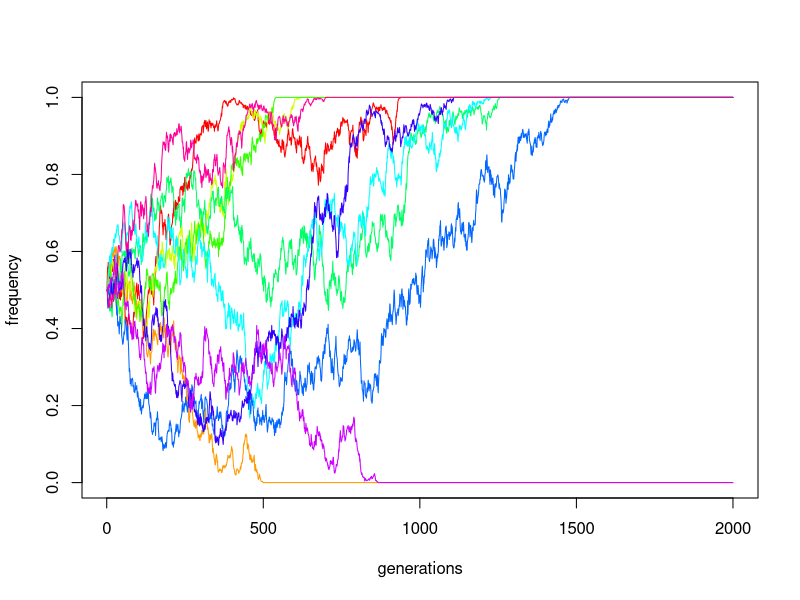
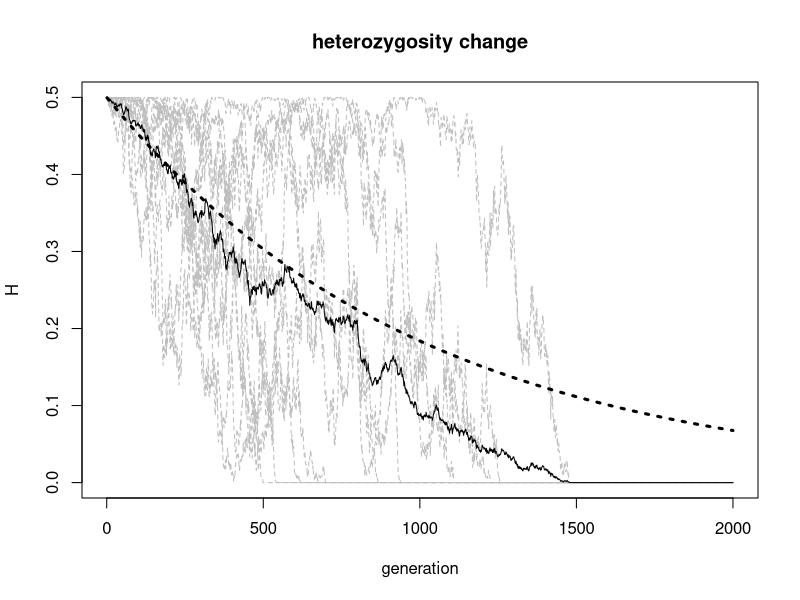
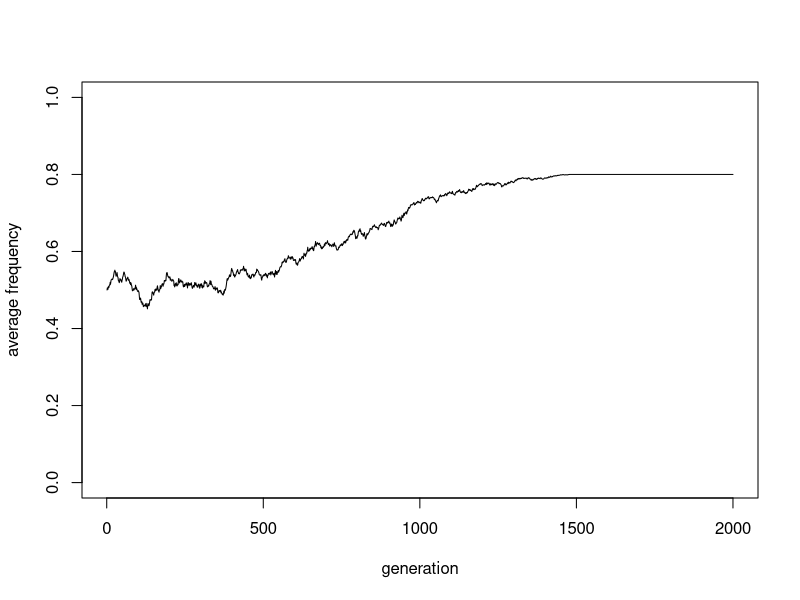
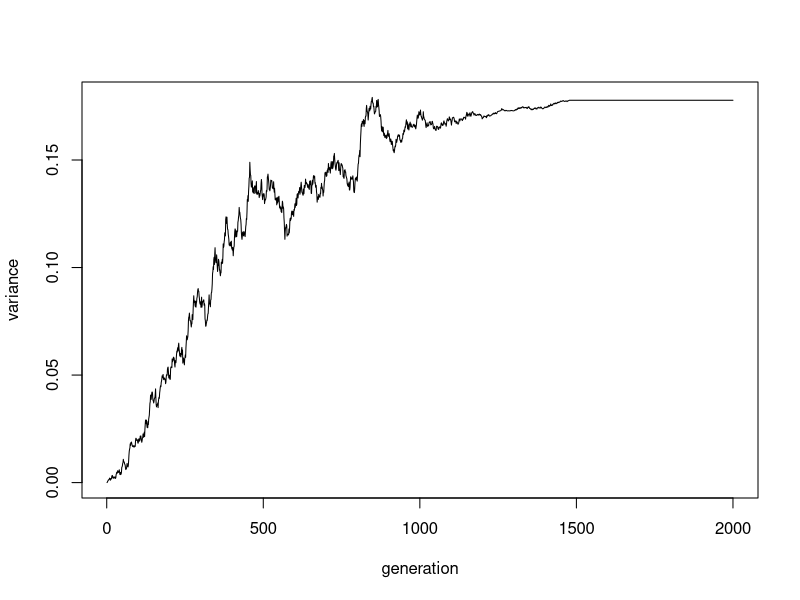

Here is the R script that generated these plots, in order:
# ---------------------------------------------------------------------------- #
# Parameters:
# Pop size
N <- 1000

# Number of generations
ngens <- 2000

# Number of populations
npops <- 10

# ---------------------------------------------------------------------------- #

# Create a matrix to store results.
# Each row will be a generation and each column, a population.

# Allele frequencies:
P <- matrix(nrow = ngens, ncol = npops) 

# ---------------------------------------------------------------------------- #

# for each population (N = 10)
for(i in 1:npops) {
  
  pop <- rep(0:1, each = N/2)
  P[1, i] <- mean(pop == 0)
  
  for(j in 2:ngens) {
    pop <- sample(pop, replace = TRUE)
    P[j, i] <- mean(pop == 0)
  }
}

H <- 2 * P * (1-P)

# ---------------------------------------------------------------------------- #
# Population trajectories
plot(NA, type = "n", xlim = c(1, ngens), ylim = c(0, 1), 
     xlab = "generations", ylab = "frequency")

for (i in 1:npops)
  lines(P[, i], col = rainbow(npops)[i])

# plotting the heterozygosities:
plot(NA, type = "n", xlim = c(1, ngens), ylim = c(0, 0.5),
     xlab = "generation", ylab = "H", main = "heterozygosity change")

# plot H for each population (columns) individually. Noisy!
apply(H, 2, lines, col = "grey", lty = 2)

# plot the mean across generations (rows)
lines(rowMeans(H))

# Let's also draw the line of the theoretical decrease in the heterozygosity
h_theor <- 0.5 * (1 - 1/N)^(1:ngens)
lines(h_theor, lty = 3, lwd = 3)

# ---------------------------------------------------------------------------- #

# plotting the average allele frequency
plot(rowMeans(P), type = "l", ylim = c(0, 1),
     xlab = "generation", ylab = "average frequency")

# ---------------------------------------------------------------------------- #

# plotting the variance in allele frequency
plot(apply(P, 1, var), type = "l", xlab = "generation", ylab = "variance")
